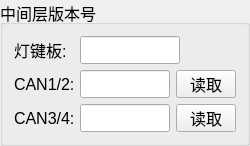
  <widget class="QGroupBox" name="VersionBox">
   <property name="geometry">
    <rect>
     <x>50</x>
     <y>130</y>
     <width>250</width>
     <height>140</height>
    </rect>
   </property>
   <property name="font">
    <font>
     <pointsize>12</pointsize>
    </font>
   </property>
   <property name="title">
    <string>中间层版本号</string>
   </property>
   <property name="checkable">
    <bool>false</bool>
   </property>
   <property name="checked">
    <bool>false</bool>
   </property>
   <layout class="QVBoxLayout" name="verticalLayout_8">
    <item>
     <layout class="QHBoxLayout" name="horizontalLayout_13">
      <item>
       <widget class="QLabel" name="label_10">
        <property name="minimumSize">
         <size>
          <width>60</width>
          <height>28</height>
         </size>
        </property>
        <property name="maximumSize">
         <size>
          <width>16777215</width>
          <height>28</height>
         </size>
        </property>
        <property name="font">
         <font>
          <pointsize>12</pointsize>
         </font>
        </property>
        <property name="text">
         <string>灯键板:</string>
        </property>
       </widget>
      </item>
      <item>
       <widget class="QLineEdit" name="version_ledkey">
        <property name="enabled">
         <bool>true</bool>
        </property>
        <property name="minimumSize">
         <size>
          <width>0</width>
          <height>28</height>
         </size>
        </property>
        <property name="maximumSize">
         <size>
          <width>100</width>
          <height>28</height>
         </size>
        </property>
        <property name="font">
         <font>
          <pointsize>12</pointsize>
         </font>
        </property>
        <property name="readOnly">
         <bool>true</bool>
        </property>
       </widget>
      </item>
      <item>
       <spacer name="horizontalSpacer_2">
        <property name="orientation">
         <enum>Qt::Horizontal</enum>
        </property>
        <property name="sizeHint" stdset="0">
         <size>
          <width>40</width>
          <height>20</height>
         </size>
        </property>
       </spacer>
      </item>
     </layout>
    </item>
    <item>
     <layout class="QHBoxLayout" name="horizontalLayout_19">
      <item>
       <widget class="QLabel" name="label_11">
        <property name="minimumSize">
         <size>
          <width>60</width>
          <height>28</height>
         </size>
        </property>
        <property name="maximumSize">
         <size>
          <width>16777215</width>
          <height>28</height>
         </size>
        </property>
        <property name="font">
         <font>
          <pointsize>12</pointsize>
         </font>
        </property>
        <property name="text">
         <string>CAN1/2:</string>
        </property>
       </widget>
      </item>
      <item>
       <widget class="QLineEdit" name="version_can1can2">
        <property name="enabled">
         <bool>true</bool>
        </property>
        <property name="minimumSize">
         <size>
          <width>0</width>
          <height>28</height>
         </size>
        </property>
        <property name="maximumSize">
         <size>
          <width>100</width>
          <height>28</height>
         </size>
        </property>
        <property name="font">
         <font>
          <pointsize>12</pointsize>
         </font>
        </property>
        <property name="readOnly">
         <bool>true</bool>
        </property>
       </widget>
      </item>
      <item>
       <widget class="QPushButton" name="pushButton_can1can2">
        <property name="minimumSize">
         <size>
          <width>0</width>
          <height>28</height>
         </size>
        </property>
        <property name="maximumSize">
         <size>
          <width>60</width>
          <height>28</height>
         </size>
        </property>
        <property name="font">
         <font>
          <pointsize>12</pointsize>
         </font>
        </property>
        <property name="text">
         <string>读取</string>
        </property>
       </widget>
      </item>
     </layout>
    </item>
    <item>
     <layout class="QHBoxLayout" name="horizontalLayout_20">
      <item>
       <widget class="QLabel" name="label_15">
        <property name="minimumSize">
         <size>
          <width>60</width>
          <height>28</height>
         </size>
        </property>
        <property name="maximumSize">
         <size>
          <width>16777215</width>
          <height>28</height>
         </size>
        </property>
        <property name="font">
         <font>
          <pointsize>12</pointsize>
         </font>
        </property>
        <property name="text">
         <string>CAN3/4:</string>
        </property>
       </widget>
      </item>
      <item>
       <widget class="QLineEdit" name="version_can3can4">
        <property name="enabled">
         <bool>true</bool>
        </property>
        <property name="minimumSize">
         <size>
          <width>0</width>
          <height>28</height>
         </size>
        </property>
        <property name="maximumSize">
         <size>
          <width>100</width>
          <height>28</height>
         </size>
        </property>
        <property name="font">
         <font>
          <pointsize>12</pointsize>
         </font>
        </property>
        <property name="readOnly">
         <bool>true</bool>
        </property>
       </widget>
      </item>
      <item>
       <widget class="QPushButton" name="pushButton_can3can4">
        <property name="minimumSize">
         <size>
          <width>0</width>
          <height>28</height>
         </size>
        </property>
        <property name="maximumSize">
         <size>
          <width>60</width>
          <height>28</height>
         </size>
        </property>
        <property name="font">
         <font>
          <pointsize>12</pointsize>
         </font>
        </property>
        <property name="text">
         <string>读取</string>
        </property>
       </widget>
      </item>
     </layout>
    </item>
   </layout>
  </widget>
